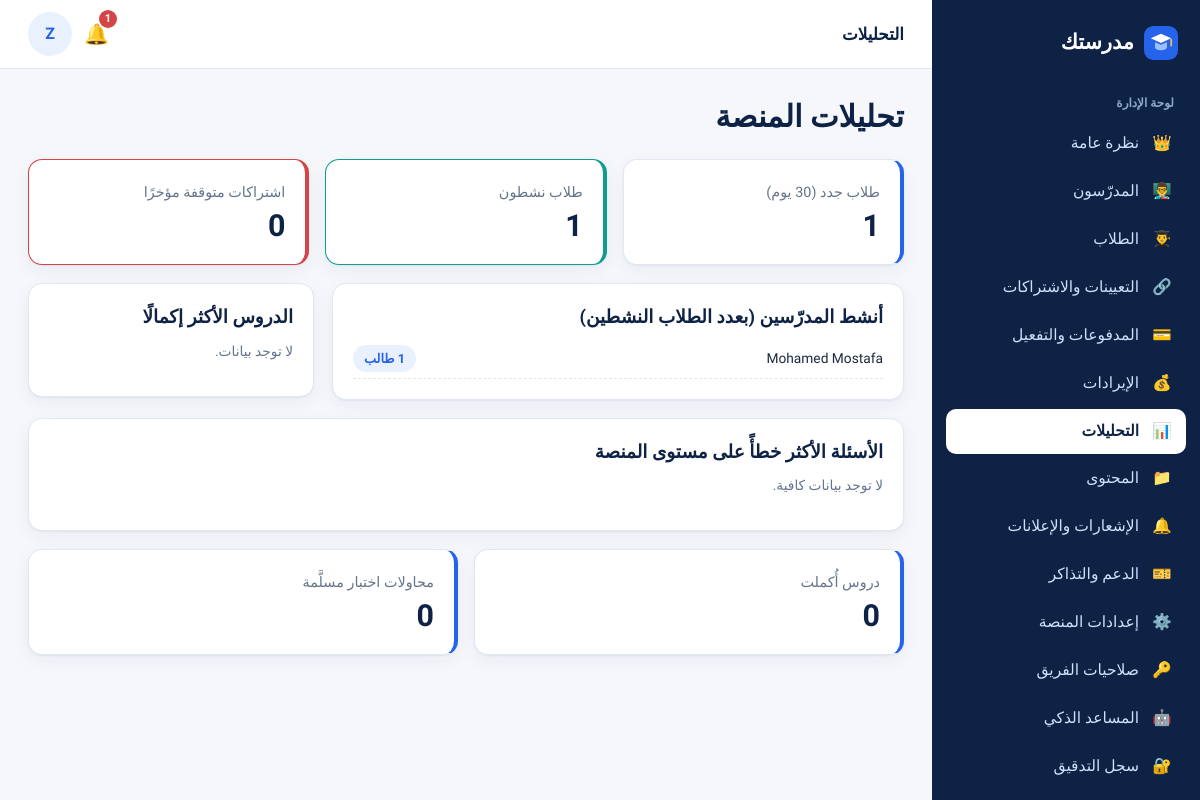
Screenshot of /owner/analytics/ (signed in) with the database file from the repository.
### accounts/models.py (models this page shows, shortened)
class SiteSetting(models.Model):
    platform_name = models.CharField("اسم المنصة", max_length=80, default="مدرستك")
    tagline = models.CharField("الشعار النصي", max_length=200, default="مساحتك التعليمية الكاملة مع مدرّسيك")
    wallet_number = models.CharField("رقم المحفظة لاستلام الاشتراكات", max_length=20, blank=True)
    wallet_holder = models.CharField("اسم صاحب المحفظة", max_length=100, blank=True)
    payment_instructions = models.TextField("تعليمات الدفع للطالب", blank=True,
                                            default="حوّل قيمة الاشتراك إلى المحفظة ثم ارفع صورة إيصال التحويل وسيتم تفعيل اشتراكك بعد المراجعة.")
    support_phone = models.CharField("هاتف الدعم", max_length=20, blank=True)
    support_email = models.EmailField("بريد الدعم", blank=True)
    default_monthly_price = models.DecimalField("السعر الافتراضي لاشتراك المدرّس الجديد", max_digits=8, decimal_places=2, default=10)
    groq_api_key = models.CharField("مفتاح Groq API (لتشغيل ميزات الذكاء الاصطناعي)", max_length=200, blank=True)
    anthropic_api_key = models.CharField("مفتاح Anthropic API (بديل عن Groq)", max_length=200, blank=True)
    privacy_text = models.TextField("سياسة الخصوصية", blank=True)
    terms_text = models.TextField("الشروط والأحكام", blank=True)
    registration_open = models.BooleanField("فتح تسجيل الطلاب الجدد", default=True)
    names_in_english = models.BooleanField("تحويل أسماء المسجّلين الجدد إلى الإنجليزية تلقائيًا", default=True)
    staff_permissions = models.JSONField("صلاحيات فريق الإدارة", default=dict, blank=True)
    @classmethod
    def get(cls):
        obj, _ = cls.objects.get_or_create(pk=1)
        return obj

class User(AbstractBaseUser, PermissionsMixin):
    ROLES = [("student", "طالب"), ("teacher", "مدرّس"), ("owner", "مالك المنصة"), ("staff", "فريق الإدارة")]
    STAFF_ROLES = [("support", "دعم فني"), ("finance", "مالية"), ("content", "مسؤول محتوى")]
    phone = models.CharField("رقم الهاتف", max_length=11, unique=True, validators=[phone_validator])
    full_name = models.CharField("الاسم الكامل", max_length=150)
    name_ar = models.CharField("الاسم بالعربية (كما سُجّل)", max_length=150, blank=True)
    role = models.CharField("الدور", max_length=10, choices=ROLES, default="student")
    staff_role = models.CharField("صلاحية الفريق", max_length=10, choices=STAFF_ROLES, blank=True)
    is_active = models.BooleanField("مفعّل", default=True)
    is_staff = models.BooleanField(default=False)
    date_joined = models.DateTimeField(default=timezone.now)
    objects = UserManager()
    USERNAME_FIELD = "phone"
    REQUIRED_FIELDS = ["full_name"]
    class Meta:
        verbose_name = "مستخدم"
    @property
    def first_name(self):
        return (self.full_name or "").split(" ")[0]
    @property
    def is_student(self):
        return self.role == "student"
    @property
    def is_teacher(self):
        return self.role == "teacher"

class TeacherProfile(models.Model):
    user = models.OneToOneField(User, on_delete=models.CASCADE, related_name="teacher_profile")
    teacher_code = models.CharField("رقم المدرّس (Teacher ID)", max_length=10, unique=True, blank=True)
    slug = models.SlugField("الرابط الخاص", unique=True, blank=True)
    subject = models.CharField("المادة", max_length=80)
    grades = models.CharField("الصفوف التي يدرّسها", max_length=60, blank=True, help_text="مثال: الأول والثاني الثانوي")
    display_name = models.CharField("الاسم الظاهر للطلاب والزوّار", max_length=60, blank=True,
                                    help_text="يتحكم فيه مالك المنصة فقط. اتركه فارغًا لإظهار الاسم الكامل، أو اكتب مثلًا: M")
    bio = models.TextField("نبذة عن المدرّس", blank=True)
    photo = models.ImageField("الصورة", upload_to="teachers/", blank=True)
    cover = models.ImageField("صورة الغلاف", upload_to="teachers/covers/", blank=True)
    monthly_price = models.DecimalField("سعر الاشتراك الشهري (جنيه)", max_digits=8, decimal_places=2, default=10)
    is_listed = models.BooleanField("يظهر في قائمة المدرّسين العامة", default=True)
    created_at = models.DateTimeField(auto_now_add=True)
    @property
    def name(self):
        return self.user.full_name

### owner/views.py (the view)
# urls.py: path("analytics/", v.analytics, name="analytics"),
@owner_required("analytics")
def analytics(request):
    now = timezone.now()
    since30 = now - timedelta(days=30)
    stats = {
        "new_students_30": User.objects.filter(role="student", date_joined__gte=since30).count(),
        "active_students": Enrollment.objects.filter(status="active", expires_at__gt=now).values("student").distinct().count(),
        "stopped": Enrollment.objects.filter(status="active", expires_at__lte=now, expires_at__gte=since30).count(),
    }
    top_teachers = (TeacherProfile.objects.annotate(n=Count("enrollments", filter=Q(enrollments__status="active", enrollments__expires_at__gt=now)))
                    .order_by("-n")[:8])
    top_lessons = LessonProgress.objects.filter(completed=True).values("lesson__title").annotate(n=Count("id")).order_by("-n")[:8]
    hard_q = (Attempt.objects.none())
    from learning.models import Question
    hardest_q = (Question.objects.annotate(wrong=Count("student_answers", filter=Q(student_answers__is_correct=False)),
                                           total=Count("student_answers")).filter(total__gte=1).order_by("-wrong")[:8])
    completion_avg = LessonProgress.objects.filter(completed=True).count()
    exam_completion = Attempt.objects.filter(submitted_at__isnull=False).count()
    return render(request, "owner/analytics.html", {"stats": stats, "top_teachers": top_teachers, "top_lessons": top_lessons,
                                                    "hardest_q": hardest_q, "completion_avg": completion_avg, "exam_completion": exam_completion})

### accounts/context_processors.py (called while the page is built)
def site(request):
    return {"site": SiteSetting.get()}

def _item(label, icon, url, section=None, exact=False):
    return {"label": label, "icon": icon, "url": url, "section": section, "exact": exact}

### uikit/context_processors.py (called while the page is built, shortened)
def ui(request):
    ctx = {"ICONS": ICONS}
    u = getattr(request, "user", None)
    if not u or not u.is_authenticated:
        return ctx
    p = request.path
    return ctx

### templates/owner/analytics.html (shortened to what this page needs)
{% extends "owner/base.html" %}
{% block topbar_title %}التحليلات{% endblock %}
{% block content %}
<div class="pagehead"><h1>تحليلات المنصة</h1></div>
<div class="grid g3 mb">
  <div class="card stat"><span>طلاب جدد (30 يوم)</span><b>{{ stats.new_students_30 }}</b></div>
  <div class="card stat teal"><span>طلاب نشطون</span><b>{{ stats.active_students }}</b></div>
  <div class="card stat red"><span>اشتراكات متوقفة مؤخرًا</span><b>{{ stats.stopped }}</b></div>
</div>
<div class="split">
  <div class="card mb"><h3>أنشط المدرّسين (بعدد الطلاب النشطين)</h3>{% for t in top_teachers %}<div class="row spread small" style="padding:6px 0;border-bottom:1px dashed var(--line)"><span>{{ t.name }}</span><span class="badge">{{ t.n }} طالب</span></div>{% empty %}<p class="muted small">لا توجد بيانات.</p>{% endfor %}</div>
  <div class="card mb"><h3>الدروس الأكثر إكمالًا</h3>{% for l in top_lessons %}<div class="row spread small" style="padding:6px 0;border-bottom:1px dashed var(--line)"><span>{{ l.lesson__title }}</span><span class="badge">{{ l.n }}</span></div>{% empty %}<p class="muted small">لا توجد بيانات.</p>{% endfor %}</div>
</div>
<div class="card"><h3>الأسئلة الأكثر خطأً على مستوى المنصة</h3>{% for q in hardest_q %}<div class="row spread small" style="padding:6px 0;border-bottom:1px dashed var(--line)"><span>{{ q.text|truncatechars:70 }}</span><span class="badge red">{{ q.wrong }}</span></div>{% empty %}<p class="muted small">لا توجد بيانات كافية.</p>{% endfor %}</div>
<div class="grid g2 mt"><div class="card stat"><span>دروس أُكملت</span><b>{{ completion_avg }}</b></div><div class="card stat"><span>محاولات اختبار مسلَّمة</span><b>{{ exam_completion }}</b></div></div>
{% endblock %}

### templates/dash_base.html (shortened to what this page needs)
{% extends "base.html" %}
{% block body %}
<div class="app">
  <aside class="sidebar" id="sidebar" aria-label="القائمة الجانبية">
    <a class="brand" href="{% if user.is_student %}{% url 'student:home' %}{% else %}{% url 'go' %}{% endif %}">{% include "partials/logo.html" %}<span>{{ site.platform_name }}</span></a>
    <div class="sec">{% if user.role == 'student' %}حسابي{% elif user.role == 'teacher' %}لوحة المدرّس{% else %}لوحة الإدارة{% endif %}</div>
    {% for i in nav %}<a class="nav {% if i.active %}active{% endif %}" href="{{ i.url }}"><span class="ic">{{ i.icon }}</span>{{ i.label }}</a>{% endfor %}
  </aside>
  <div class="main">
    <header class="topbar">
      <div class="title">{% block topbar_title %}{% endblock %}</div>
      {% if user.is_student %}<a class="bell" href="{% url 'student:notifications' %}" aria-label="الإشعارات">🔔{% if unread_count %}<span class="dot">{{ unread_count }}</span>{% endif %}</a>
      {% else %}<a class="bell" href="{% if user.is_teacher %}{% url 'teacher:messages' %}{% else %}{% url 'owner:tickets' %}{% endif %}" aria-label="تنبيهات">🔔{% if unread_count %}<span class="dot">{{ unread_count }}</span>{% endif %}</a>{% endif %}
      <span class="avatar" title="{{ user.full_name }}">{{ user.first_name|slice:":1" }}</span>
    </header>
    <div class="content">
      {% block content %}{% endblock %}
    </div>
  </div>
</div>
{% endblock %}

### static/css/app.css (style rules this page uses)
:root { --navy:#0e2245; --navy-2:#16305d; --blue:#2563eb; --blue-d:#1d4fc4; --sky:#e8f1fd; --sky-2:#f2f7fe; --teal:#0f9d8f; --teal-l:#e0f5f2; --purple:#6d5bd0; --purple-l:#efecfb; --gold:#c9962b; --gold-l:#fbf3e0; --red:#d64545; --red-l:#fdeaea; --green:#1f9d61; --green-l:#e4f6ec; --amber:#d98a10; --amber-l:#fdf1dc; --bg:#f5f7fb; --card:#fff; --text:#1b2a41; --muted:#65748b; --line:#e1e8f2; --shadow:0 1px 2px rgba(14,34,69,.05),0 6px 18px rgba(14,34,69,.05); --r:14px; --sidebar:268px; }
* { box-sizing:border-box }
html { scroll-behavior:smooth }
body { margin:0;background:var(--bg);color:var(--text);font-family:"Tajawal","Segoe UI",Tahoma,Arial,sans-serif;font-size:16px;line-height:1.8;-webkit-font-smoothing:antialiased }
a { color:var(--blue);text-decoration:none }
h1,h2,h3,h4 { line-height:1.45;margin:0 0 .5em;color:var(--navy);font-weight:800 }
h1 { font-size:1.9rem }
h3 { font-size:1.15rem }
p { margin:0 0 .9em }
.muted { color:var(--muted) }
.small { font-size:.86rem }
.row { display:flex;gap:12px;align-items:center;flex-wrap:wrap }
.spread { justify-content:space-between }
.mt { margin-top:18px }
.mb { margin-bottom:18px }
.card { background:var(--card);border:1px solid var(--line);border-radius:var(--r);padding:20px;box-shadow:var(--shadow) }
.card h3 { margin-bottom:.4em }
.grid { display:grid;gap:16px }
.g2 { grid-template-columns:repeat(2,minmax(0,1fr)) }
.g3 { grid-template-columns:repeat(3,minmax(0,1fr)) }
.split { display:grid;grid-template-columns:minmax(0,2fr) minmax(0,1fr);gap:18px;align-items:start }
.stat { display:flex;flex-direction:column;gap:2px;border-inline-start:4px solid var(--blue) }
.stat b { font-size:1.9rem;color:var(--navy);line-height:1.2 }
.stat span { color:var(--muted);font-size:.9rem }
.stat.teal { border-color:var(--teal) }
.stat.red { border-color:var(--red) }
.badge { display:inline-block;padding:2px 11px;border-radius:99px;font-size:.8rem;font-weight:700;background:var(--sky);color:var(--blue);white-space:nowrap }
.app { display:grid;grid-template-columns:var(--sidebar) minmax(0,1fr);min-height:100vh }
.sidebar { background:var(--navy);color:#cfe0fb;position:sticky;top:0;height:100vh;overflow-y:auto;padding:18px 14px;display:flex;flex-direction:column;gap:2px }
.brand { display:flex;align-items:center;gap:10px;color:#fff;font-weight:800;font-size:1.3rem;padding:6px 8px 16px;text-decoration:none }
.sidebar .sec { font-size:.75rem;color:#8fa6cc;padding:14px 12px 4px;font-weight:700 }
.sidebar a.nav { display:flex;align-items:center;gap:11px;padding:9px 12px;border-radius:10px;color:#cfe0fb;font-weight:500;text-decoration:none;font-size:.97rem }
.sidebar a.nav.active { background:#fff;color:var(--navy);font-weight:800 }
.sidebar a.nav .ic { width:24px;text-align:center }
.main { min-width:0;display:flex;flex-direction:column }
.topbar { display:flex;align-items:center;gap:12px;padding:12px 28px;background:#fff;border-bottom:1px solid var(--line);position:sticky;top:0;z-index:20 }
.topbar .title { font-weight:800;color:var(--navy);font-size:1.05rem }
.content { padding:26px 28px 60px;max-width:1240px;width:100% }
.pagehead { display:flex;align-items:flex-start;justify-content:space-between;gap:14px;flex-wrap:wrap;margin-bottom:20px }
.pagehead h1 { margin:0 }
.bell { position:relative;font-size:1.25rem;text-decoration:none }
.bell .dot { position:absolute;top:-6px;inset-inline-start:-8px;background:var(--red);color:#fff;border-radius:99px;font-size:.7rem;min-width:18px;text-align:center;padding:0 4px;line-height:18px;font-weight:700 }
.avatar { width:44px;height:44px;border-radius:50%;background:var(--sky);color:var(--blue);display:grid;place-items:center;font-weight:800;object-fit:cover;flex:none }

### rows the page displays
SiteSetting: platform_name "مدرستك"
User: first_name "Z"
TeacherProfile: name "Mohamed Mostafa"

### other values shown
{{ i.icon }} "👑" "👨‍🏫" "👨‍🎓" "🔗" "💳" "💰" "📊" "📁" "🔔" "🎫" "⚙️" "🔑" "🤖" "🔐"
{{ i.label }} "نظرة عامة" "المدرّسون" "الطلاب" "التعيينات والاشتراكات" "المدفوعات والتفعيل" "الإيرادات" "التحليلات" "المحتوى" "الإشعارات والإعلانات" "الدعم والتذاكر" "إعدادات المنصة" "صلاحيات الفريق" "المساعد الذكي" "سجل التدقيق"
{{ unread_count }} "1"
{{ stats.new_students_30 }} "1"
{{ stats.active_students }} "1"
{{ stats.stopped }} "0"
{{ completion_avg }} "0"
{{ exam_completion }} "0"
